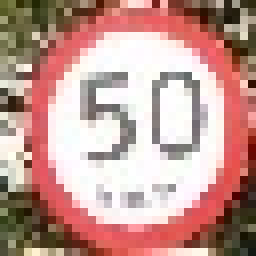
#> input picture imagens_para_teste/50.jpg, 32 x 32 px (shown 8 times larger); its folder holds 3 pictures in this run
$ jupyter execute --allow-errors Traffic_Sign_Classifier.ipynb   (shell and % lines are left out)
#> lines starting #> are read from the running program, lines starting #| are printed output that depends on the picture
# Self-Driving Car Engineer Nanodegree

## Deep Learning

## Project: Build a Traffic Sign Recognition Classifier

In this notebook, a template is provided for you to implement your functionality in stages, which is required to successfully complete this project. If additional code is required that cannot be included in the notebook, be sure that the Python code is successfully imported and included in your submission if necessary.

> **Note**: Once you have completed all of the code implementations, you need to finalize your work by exporting the iPython Notebook as an HTML document. Before exporting the notebook to html, all of the code cells need to have been run so that reviewers can see the final implementation and output. You can then export the notebook by using the menu above and navigating to  \n",
    "**File -> Download as -> HTML (.html)**. Include the finished document along with this notebook as your submission.

In addition to implementing code, there is a writeup to complete. The writeup should be completed in a separate file, which can be either a markdown file or a pdf document. There is a [write up template](https://github.com/udacity/CarND-Traffic-Sign-Classifier-Project/blob/master/writeup_template.md) that can be used to guide the writing process. Completing the code template and writeup template will cover all of the [rubric points](https://review.udacity.com/#!/rubrics/481/view) for this project.

The [rubric](https://review.udacity.com/#!/rubrics/481/view) contains "Stand Out Suggestions" for enhancing the project beyond the minimum requirements. The stand out suggestions are optional. If you decide to pursue the "stand out suggestions", you can include the code in this Ipython notebook and also discuss the results in the writeup file.

>**Note:** Code and Markdown cells can be executed using the **Shift + Enter** keyboard shortcut. In addition, Markdown cells can be edited by typically double-clicking the cell to enter edit mode.

---
## Step 0: Load The Data

[cell 1]
# Load pickled data
import pickle

# TODO: Fill this in based on where you saved the training and testing data

training_file = './train.p'
validation_file='./valid.p'
testing_file = './test.p'

#> (the rest of this cell did not finish here and is left out)

---

## Step 1: Dataset Summary & Exploration

The pickled data is a dictionary with 4 key/value pairs:

- `'features'` is a 4D array containing raw pixel data of the traffic sign images, (num examples, width, height, channels).
- `'labels'` is a 1D array containing the label/class id of the traffic sign. The file `signnames.csv` contains id -> name mappings for each id.
- `'sizes'` is a list containing tuples, (width, height) representing the original width and height the image.
- `'coords'` is a list containing tuples, (x1, y1, x2, y2) representing coordinates of a bounding box around the sign in the image. **THESE COORDINATES ASSUME THE ORIGINAL IMAGE. THE PICKLED DATA CONTAINS RESIZED VERSIONS (32 by 32) OF THESE IMAGES**

Complete the basic data summary below. Use python, numpy and/or pandas methods to calculate the data summary rather than hard coding the results. For example, the [pandas shape method](http://pandas.pydata.org/pandas-docs/stable/generated/pandas.DataFrame.shape.html) might be useful for calculating some of the summary results.

### Provide a Basic Summary of the Data Set Using Python, Numpy and/or Pandas

[cell 2]
### Replace each question mark with the appropriate value.
### Use python, pandas or numpy methods rather than hard coding the results
import numpy as np
# TODO: Number of training examples
#> (the rest of this cell did not finish here and is left out)

### Include an exploratory visualization of the dataset

Visualize the German Traffic Signs Dataset using the pickled file(s). This is open ended, suggestions include: plotting traffic sign images, plotting the count of each sign, etc.

The [Matplotlib](http://matplotlib.org/) [examples](http://matplotlib.org/examples/index.html) and [gallery](http://matplotlib.org/gallery.html) pages are a great resource for doing visualizations in Python.

**NOTE:** It's recommended you start with something simple first. If you wish to do more, come back to it after you've completed the rest of the sections. It can be interesting to look at the distribution of classes in the training, validation and test set. Is the distribution the same? Are there more examples of some classes than others?

[cell 3]
### Data exploration visualization code goes here.
### Feel free to use as many code cells as needed.
import matplotlib.pyplot as plt
import random
# Visualizations will be shown in the notebook.


plt.figure(figsize=(12, 16.5))
#> (the rest of this cell did not finish here and is left out)

----

## Step 2: Design and Test a Model Architecture

Design and implement a deep learning model that learns to recognize traffic signs. Train and test your model on the [German Traffic Sign Dataset](http://benchmark.ini.rub.de/?section=gtsrb&subsection=dataset).

The LeNet-5 implementation shown in the [classroom](https://classroom.udacity.com/nanodegrees/nd013/parts/fbf77062-5703-404e-b60c-95b78b2f3f9e/modules/6df7ae49-c61c-4bb2-a23e-6527e69209ec/lessons/601ae704-1035-4287-8b11-e2c2716217ad/concepts/d4aca031-508f-4e0b-b493-e7b706120f81) at the end of the CNN lesson is a solid starting point. You'll have to change the number of classes and possibly the preprocessing, but aside from that it's plug and play!

With the LeNet-5 solution from the lecture, you should expect a validation set accuracy of about 0.89. To meet specifications, the validation set accuracy will need to be at least 0.93. It is possible to get an even higher accuracy, but 0.93 is the minimum for a successful project submission.

There are various aspects to consider when thinking about this problem:

- Neural network architecture (is the network over or underfitting?)
- Play around preprocessing techniques (normalization, rgb to grayscale, etc)
- Number of examples per label (some have more than others).
- Generate fake data.

Here is an example of a [published baseline model on this problem](http://yann.lecun.com/exdb/publis/pdf/sermanet-ijcnn-11.pdf). It's not required to be familiar with the approach used in the paper but, it's good practice to try to read papers like these.

### Pre-process the Data Set (normalization, grayscale, etc.)

Minimally, the image data should be normalized so that the data has mean zero and equal variance. For image data, `(pixel - 128)/ 128` is a quick way to approximately normalize the data and can be used in this project.

Other pre-processing steps are optional. You can try different techniques to see if it improves performance.

Use the code cell (or multiple code cells, if necessary) to implement the first step of your project.

#> (a cell that did not finish here is left out)

[cell 5]
from sklearn.utils import shuffle
import cv2
import tensorflow as tf
from scipy.ndimage import rotate
from scipy.ndimage.interpolation import shift
#> (the rest of this cell did not finish here and is left out)

[cell 6]
def grayscale(X):
    X = 0.299 * X[:, :, :, 0] + 0.587 * X[:, :, :, 1] + 0.114 * X[:, :, :, 2]
    X = (X-128.) / 128.
    return X.reshape(X.shape + (1,))
#> (the rest of this cell did not finish here and is left out)

### Model Architecture

[cell 7]
### Define your architecture here.
### Feel free to use as many code cells as needed.
from tensorflow.contrib.layers import flatten


#> (the rest of this cell did not finish here and is left out)

### Train, Validate and Test the Model

A validation set can be used to assess how well the model is performing. A low accuracy on the training and validation
sets imply underfitting. A high accuracy on the training set but low accuracy on the validation set implies overfitting.

#> (a cell that did not finish here is left out)

#> (a cell that did not finish here is left out)

---

## Step 3: Test a Model on New Images

To give yourself more insight into how your model is working, download at least five pictures of German traffic signs from the web and use your model to predict the traffic sign type.

You may find `signnames.csv` useful as it contains mappings from the class id (integer) to the actual sign name.

### Load and Output the Images

[cell 10]
### Load the images and plot them here.
### Feel free to use as many code cells as needed.
import os
import matplotlib.image as mpimg
import csv

fig, axs = plt.subplots(2,3, figsize=(4, 2))

my_images = []

for i, img in enumerate(os.listdir('imagens_para_teste/')):
    image = cv2.imread('imagens_para_teste/' + img)
#> image is the input picture: shape (32, 32, 3); mean B, G, R 146, 153.4, 193.5
    axs.ravel()[i].axis('off')
    axs.ravel()[i].imshow(cv2.cvtColor(image, cv2.COLOR_BGR2RGB))
    my_images.append(image)

my_images_rgb = my_images
#> my_images_rgb = 3 items
my_images = np.asarray(my_images)
if(my_images.shape[3] == 3):
    my_images=grayscale(my_images)

label = [2,28,28,38,39,14]
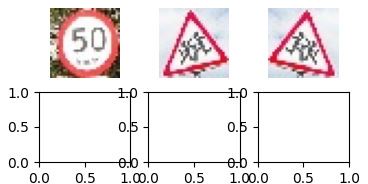
#> figure drawn by matplotlib, 3 panels
